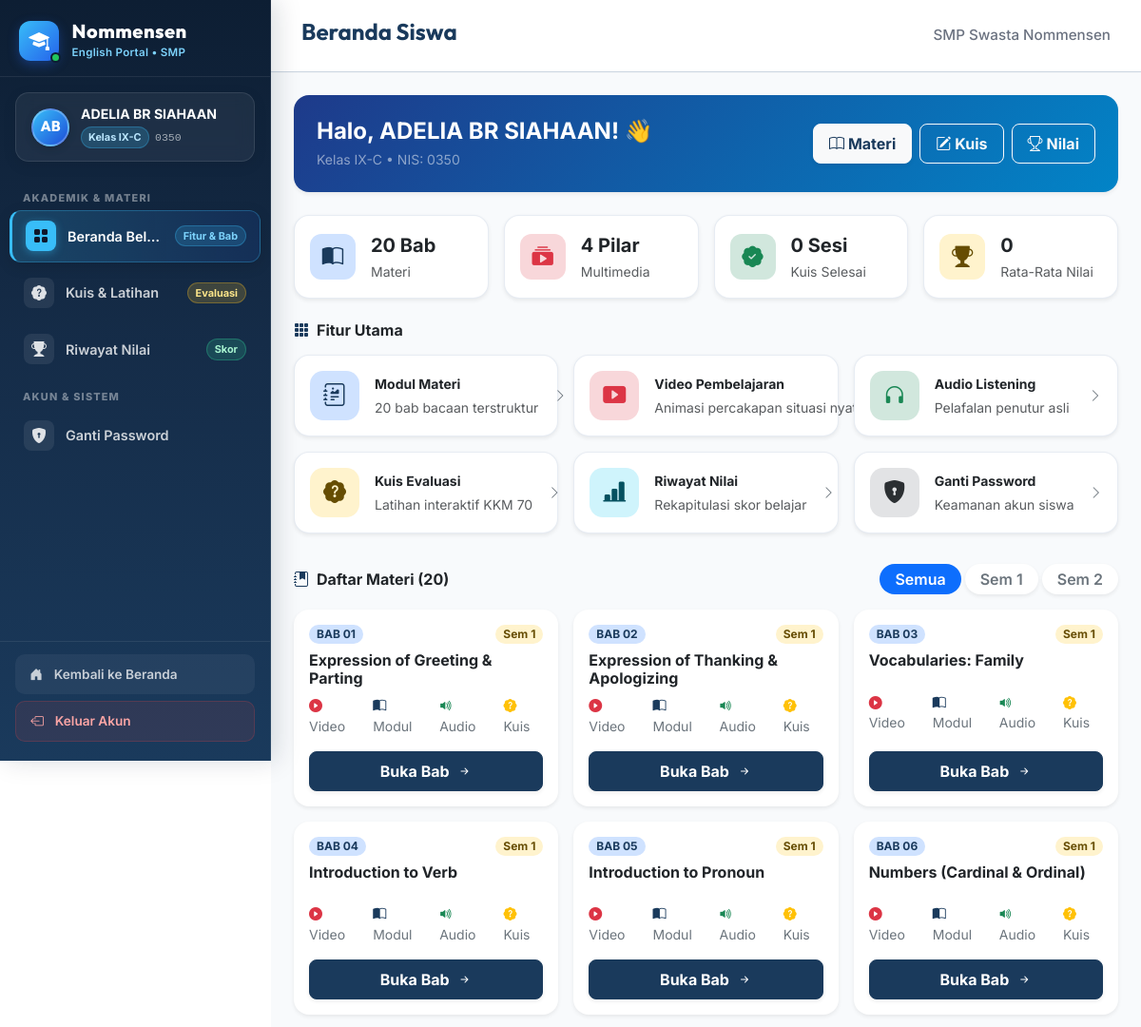
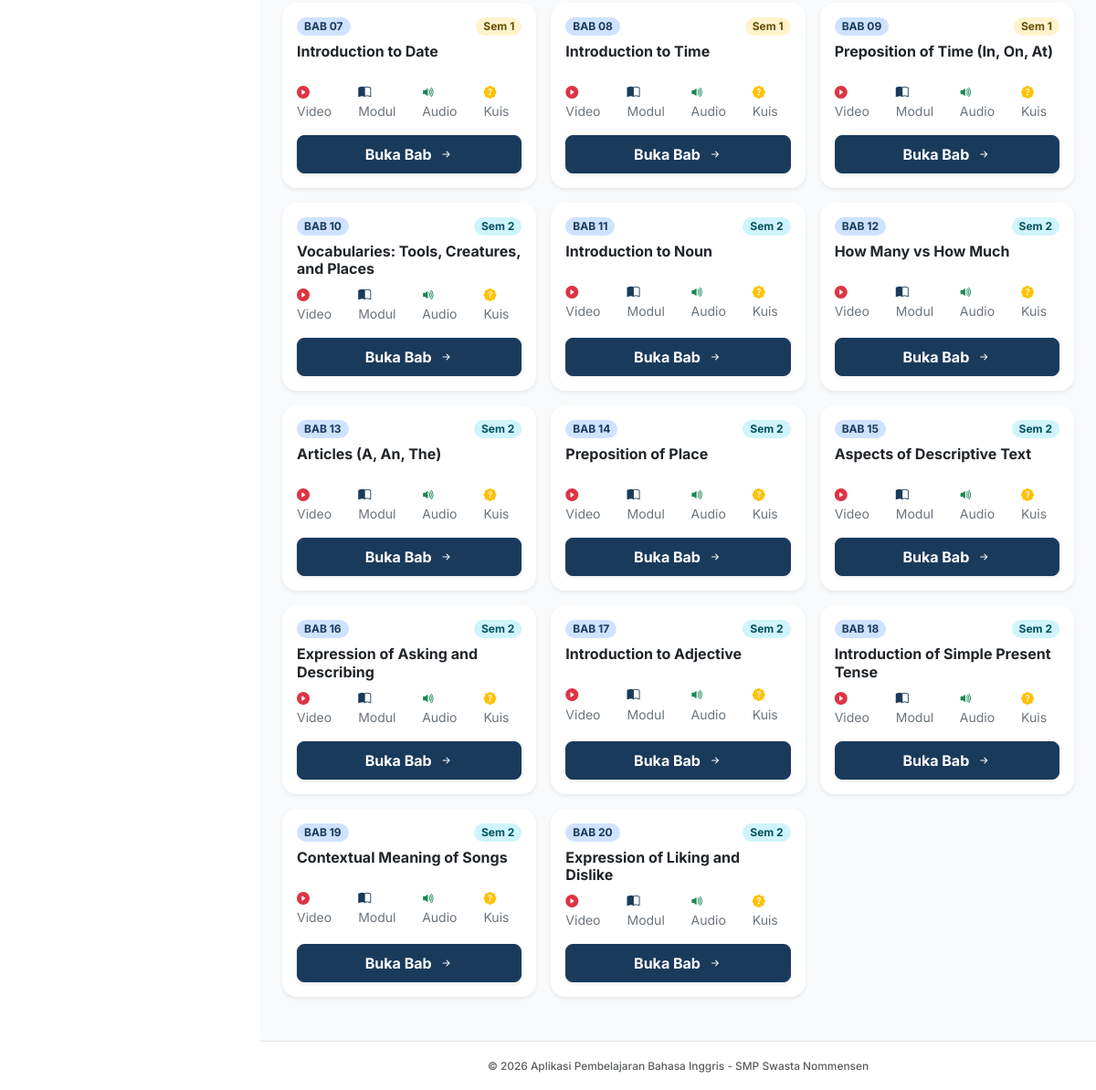
Page /siswa/menu.php (signed in) on the committed database (2 pictures, top to bottom).
### tables this page shows
CREATE TABLE `tb_materi` (
  `id_materi` int(11) NOT NULL AUTO_INCREMENT,
  `kategori` varchar(50) NOT NULL,
  `semester` tinyint(1) NOT NULL DEFAULT 1,
  `urutan` int(11) NOT NULL DEFAULT 1,
  `judul_materi` varchar(150) NOT NULL,
  `ringkasan` text DEFAULT NULL,
  `konten_teks` text DEFAULT NULL,
  `created_at` timestamp NOT NULL DEFAULT current_timestamp(),
  `id_guru` int(11) DEFAULT NULL,
  PRIMARY KEY (`id_materi`),
  KEY `id_guru` (`id_guru`),
  CONSTRAINT `tb_materi_ibfk_1` FOREIGN KEY (`id_guru`) REFERENCES `tb_guru` (`id_guru`) ON DELETE SET NULL
);

### siswa/menu.php (the view, shortened to what this page needs)
<?php
require_once '../config.php';
$id_siswa = $_SESSION['siswa_id'] ?? 0;
$filter_sem = isset($_GET['semester']) ? intval($_GET['semester']) : 0;
$sql = "
    SELECT m.*, v.file_video, k.id_kuis
    FROM tb_materi m
    LEFT JOIN tb_video v ON m.id_materi = v.id_materi
    LEFT JOIN tb_kuis k ON m.id_materi = k.id_materi
";
$sql .= " ORDER BY m.urutan ASC";
$stmt = $pdo->prepare($sql);
if ($filter_sem === 1 || $filter_sem === 2) {
    $stmt->execute(['sem' => $filter_sem]);
} else {
    $stmt->execute();
}
$materi_list = $stmt->fetchAll();
$total_all = $pdo->query("SELECT COUNT(*) FROM tb_materi")->fetchColumn();
$stmt_stats = $pdo->prepare("
    SELECT
        COUNT(*) as total_kuis_selesai,
        AVG(skor) as rata_rata_skor,
        MAX(skor) as skor_tertinggi
    FROM tb_hasil
    WHERE id_siswa = :id_siswa
");
$stmt_stats->execute(['id_siswa' => $id_siswa]);
$student_stats = $stmt_stats->fetch();
$total_kuis_selesai = $student_stats['total_kuis_selesai'] ?? 0;
$rata_rata_skor = $student_stats['rata_rata_skor'] !== null ? round($student_stats['rata_rata_skor'], 1) : 0;
require_once '../includes/header.php';
require_once '../includes/sidebar.php';
?>
<main class="siswa-main">
    <header class="siswa-header">
        <h1>Beranda Siswa</h1>
        <div class="siswa-header-school">SMP Swasta Nommensen</div>
    </header>
    <div class="siswa-content container-fluid px-3 px-md-4 py-4">
        <div class="card border-0 shadow-sm rounded-4 mb-4 text-white overflow-hidden" style="background: linear-gradient(135deg, #1e3a8a 0%, #0284c7 100%);">
            <div class="card-body p-4">
                <div class="d-flex flex-column flex-md-row align-items-md-center justify-content-between gap-3">
                    <div>
                        <h2 class="h4 fw-bold text-white mb-1">
                            Halo, <?= htmlspecialchars($_SESSION['siswa_nama']) ?>! 👋
                        </h2>
                        <div class="text-white-50 small">
                            Kelas <?= htmlspecialchars($_SESSION['siswa_kelas']) ?> &bull; NIS: <?= htmlspecialchars($_SESSION['siswa_nis']) ?>
                        </div>
                    </div>
                    <div class="d-flex flex-wrap gap-2">
                        <a href="#daftar-materi" class="btn btn-light text-primary fw-bold rounded-3 px-3 py-2 small shadow-sm">
                            <i class="bi bi-book me-1"></i>Materi
                        </a>
                        <a href="kuis.php" class="btn btn-outline-light fw-bold rounded-3 px-3 py-2 small">
                            <i class="bi bi-pencil-square me-1"></i>Kuis
                        </a>
                        <a href="riwayat.php" class="btn btn-outline-light fw-bold rounded-3 px-3 py-2 small">
                            <i class="bi bi-trophy me-1"></i>Nilai
                        </a>
                    </div>
                </div>
            </div>
        </div>
        <div class="row row-cols-2 row-cols-lg-4 g-3 mb-4">
            <div class="col">
                <div class="card stat-bento-card h-100 bg-white rounded-4 shadow-sm p-3">
                    <div class="d-flex align-items-center gap-3">
                        <div class="stat-icon-wrapper bg-primary-subtle text-primary">
                            <i class="bi bi-book-half"></i>
                        </div>
                        <div>
                            <div class="fs-5 fw-bold text-dark mb-0"><?= $total_all ?> Bab</div>
                            <small class="text-muted">Materi</small>
                        </div>
                    </div>
                </div>
            </div>
            <div class="col">
                <div class="card stat-bento-card h-100 bg-white rounded-4 shadow-sm p-3">
                    <div class="d-flex align-items-center gap-3">
                        <div class="stat-icon-wrapper bg-danger-subtle text-danger">
                            <i class="bi bi-collection-play-fill"></i>
                        </div>
                        <div>
                            <div class="fs-5 fw-bold text-dark mb-0">4 Pilar</div>
                            <small class="text-muted">Multimedia</small>
                        </div>
                    </div>
                </div>
            </div>
            <div class="col">
                <div class="card stat-bento-card h-100 bg-white rounded-4 shadow-sm p-3">
                    <div class="d-flex align-items-center gap-3">
                        <div class="stat-icon-wrapper bg-success-subtle text-success">
                            <i class="bi bi-patch-check-fill"></i>
                        </div>
                        <div>
                            <div class="fs-5 fw-bold text-dark mb-0"><?= $total_kuis_selesai ?> Sesi</div>
                            <small class="text-muted">Kuis Selesai</small>
                        </div>
                    </div>
                </div>
            </div>
            <div class="col">
                <div class="card stat-bento-card h-100 bg-white rounded-4 shadow-sm p-3">
                    <div class="d-flex align-items-center gap-3">
                        <div class="stat-icon-wrapper bg-warning-subtle text-warning-emphasis">
                            <i class="bi bi-trophy-fill"></i>
                        </div>
                        <div>
                            <div class="fs-5 fw-bold text-dark mb-0"><?= $rata_rata_skor ?></div>
                            <small class="text-muted">Rata-Rata Nilai</small>
                        </div>
                    </div>
                </div>
            </div>
        </div>
        <div class="mb-4">
            <h2 class="h6 fw-bold text-dark mb-3 d-flex align-items-center gap-2">
                <i class="bi bi-grid-3x3-gap-fill text-primary"></i>
                <span>Fitur Utama</span>
            </h2>
            <div class="row row-cols-1 row-cols-sm-2 row-cols-lg-3 g-3">
                <div class="col">
                    <a href="#daftar-materi" class="card feature-card h-100 bg-white rounded-4 shadow-sm p-3 text-decoration-none d-flex flex-row align-items-center gap-3">
                        <div class="feature-icon-box bg-primary-subtle text-primary mb-0">
                            <i class="bi bi-journal-richtext"></i>
                        </div>
                        <div class="flex-grow-1 min-w-0">
                            <div class="fw-bold text-dark small mb-1">Modul Materi</div>
                            <div class="text-muted small text-truncate">20 bab bacaan terstruktur</div>
                        </div>
                        <i class="bi bi-chevron-right text-secondary small"></i>
                    </a>
                </div>
                <div class="col">
                    <a href="#daftar-materi" class="card feature-card h-100 bg-white rounded-4 shadow-sm p-3 text-decoration-none d-flex flex-row align-items-center gap-3">
                        <div class="feature-icon-box bg-danger-subtle text-danger mb-0">
                            <i class="bi bi-play-btn-fill"></i>
                        </div>
                        <div class="flex-grow-1 min-w-0">
                            <div class="fw-bold text-dark small mb-1">Video Pembelajaran</div>
                            <div class="text-muted small text-truncate">Animasi percakapan situasi nyata</div>
                        </div>
                    </a>
                </div>
                <div class="col">
                    <a href="#daftar-materi" class="card feature-card h-100 bg-white rounded-4 shadow-sm p-3 text-decoration-none d-flex flex-row align-items-center gap-3">
                        <div class="feature-icon-box bg-success-subtle text-success mb-0">
                            <i class="bi bi-headphones"></i>
                        </div>
                        <div class="flex-grow-1 min-w-0">
                            <div class="fw-bold text-dark small mb-1">Audio Listening</div>
                            <div class="text-muted small text-truncate">Pelafalan penutur asli</div>
                        </div>
                        <i class="bi bi-chevron-right text-secondary small"></i>
                    </a>
                </div>
                <div class="col">
                    <a href="kuis.php" class="card feature-card h-100 bg-white rounded-4 shadow-sm p-3 text-decoration-none d-flex flex-row align-items-center gap-3">
                        <div class="feature-icon-box bg-warning-subtle text-warning-emphasis mb-0">
                            <i class="bi bi-patch-question-fill"></i>
                        </div>
                        <div class="flex-grow-1 min-w-0">
                            <div class="fw-bold text-dark small mb-1">Kuis Evaluasi</div>
                            <div class="text-muted small text-truncate">Latihan interaktif KKM 70</div>
                        </div>
                        <i class="bi bi-chevron-right text-secondary small"></i>
                    </a>
                </div>
                <div class="col">
                    <a href="riwayat.php" class="card feature-card h-100 bg-white rounded-4 shadow-sm p-3 text-decoration-none d-flex flex-row align-items-center gap-3">
                        <div class="feature-icon-box bg-info-subtle text-info-emphasis mb-0">
                            <i class="bi bi-bar-chart-line-fill"></i>
                        </div>
                        <div class="flex-grow-1 min-w-0">
                            <div class="fw-bold text-dark small mb-1">Riwayat Nilai</div>
                            <div class="text-muted small text-truncate">Rekapitulasi skor belajar</div>
                        </div>
                        <i class="bi bi-chevron-right text-secondary small"></i>
                    </a>
                </div>
                <div class="col">
                    <a href="ganti_password.php" class="card feature-card h-100 bg-white rounded-4 shadow-sm p-3 text-decoration-none d-flex flex-row align-items-center gap-3">
                        <div class="feature-icon-box bg-secondary-subtle text-secondary-emphasis mb-0">
                            <i class="bi bi-shield-lock-fill"></i>
                        </div>
                        <div class="flex-grow-1 min-w-0">
                            <div class="fw-bold text-dark small mb-1">Ganti Password</div>
                            <div class="text-muted small text-truncate">Keamanan akun siswa</div>
                        </div>
                        <i class="bi bi-chevron-right text-secondary small"></i>
                    </a>
                </div>
            </div>
        </div>
        <div class="mb-4 pt-2" id="daftar-materi">
            <div class="d-flex align-items-center justify-content-between flex-wrap gap-2 mb-3">
                <h2 class="h6 fw-bold text-dark mb-0 d-flex align-items-center gap-2">
                    <i class="bi bi-journal-bookmark-fill text-primary"></i>
                    <span>Daftar Materi (<?= $total_all ?>)</span>
                </h2>
                <ul class="nav nav-pills gap-1">
                    <li class="nav-item">
                        <a href="menu.php#daftar-materi" class="nav-link rounded-pill px-3 py-1 small fw-semibold <?= $filter_sem === 0 ? 'active' : 'bg-white text-secondary shadow-sm' ?>">
                            Semua
                        </a>
                    </li>
                    <li class="nav-item">
                        <a href="menu.php?semester=1#daftar-materi" class="nav-link rounded-pill px-3 py-1 small fw-semibold <?= $filter_sem === 1 ? 'active' : 'bg-white text-secondary shadow-sm' ?>">
                            Sem 1
                        </a>
                    </li>
                    <li class="nav-item">
                        <a href="menu.php?semester=2#daftar-materi" class="nav-link rounded-pill px-3 py-1 small fw-semibold <?= $filter_sem === 2 ? 'active' : 'bg-white text-secondary shadow-sm' ?>">
                            Sem 2
                        </a>
                    </li>
                </ul>
            </div>
            <?php if (empty($materi_list)): ?>
                <div class="alert alert-light border border-dashed rounded-4 p-4 text-center text-muted shadow-sm">
                    Belum ada materi untuk semester ini.
                </div>
            <?php else: ?>
                <div class="row row-cols-1 row-cols-md-2 row-cols-xl-3 g-3">
                    <?php foreach ($materi_list as $m): ?>
                        <div class="col">
                            <div class="card h-100 border-0 shadow-sm rounded-4 bg-white p-3 d-flex flex-column justify-content-between">
                                <div>
                                    <div class="d-flex justify-content-between align-items-center mb-2">
                                        <span class="badge bg-primary-subtle text-primary fw-bold rounded-pill px-2 py-1 small">
                                            BAB <?= sprintf("%02d", $m['urutan']) ?>
                                        </span>
                                        <span class="badge <?= $m['semester'] == 1 ? 'bg-warning-subtle text-warning-emphasis' : 'bg-info-subtle text-info-emphasis' ?> rounded-pill px-2 py-1 small">
                                            Sem <?= htmlspecialchars($m['semester']) ?>
                                        </span>
                                    </div>
                                    <h3 class="h6 fw-bold text-dark mb-2" style="min-height: 2.2rem;">
                                        <?= htmlspecialchars($m['judul_materi']) ?>
                                    </h3>
                                    <div class="d-flex align-items-center gap-3 text-secondary small mb-3">
                                        <span title="Tersedia Video"><i class="bi bi-play-circle-fill text-danger me-1"></i>Video</span>
                                        <span title="Tersedia Modul"><i class="bi bi-book-half text-primary me-1"></i>Modul</span>
                                        <span title="Tersedia Audio"><i class="bi bi-volume-up-fill text-success me-1"></i>Audio</span>
                                        <span title="Tersedia Kuis"><i class="bi bi-patch-question-fill text-warning me-1"></i>Kuis</span>
                                    </div>
                                </div>
                                <a href="materi_detail.php?id=<?= $m['id_materi'] ?>" class="btn btn-primary w-100 rounded-3 fw-bold py-2 small shadow-sm d-flex align-items-center justify-content-center gap-2">
                                    <span>Buka Bab</span>
                                    <i class="bi bi-arrow-right-short"></i>
                                </a>
                            </div>
                        </div>
                    <?php endforeach; ?>
                </div>
            <?php endif; ?>
        </div>
    </div>
<?php require_once '../includes/footer.php'; ?>

### rows in the picture
tb_materi: urutan "01", semester "1", judul_materi "Expression of Greeting & Parting"
tb_materi: urutan "02", semester "1", judul_materi "Expression of Thanking & Apologizing"
tb_materi: urutan "03", semester "1", judul_materi "Vocabularies: Family"
tb_materi: urutan "04", semester "1", judul_materi "Introduction to Verb"
tb_materi: urutan "05", semester "1", judul_materi "Introduction to Pronoun"
tb_materi: urutan "06", semester "1", judul_materi "Numbers (Cardinal & Ordinal)"
tb_materi: urutan "07", semester "1", judul_materi "Introduction to Date"
tb_materi: urutan "08", semester "1", judul_materi "Introduction to Time"
tb_materi: urutan "09", semester "1", judul_materi "Preposition of Time (In, On, At)"
tb_materi: urutan "10", semester "2", judul_materi "Vocabularies: Tools, Creatures, and Places"
tb_materi: urutan "11", semester "2", judul_materi "Introduction to Noun"
tb_materi: urutan "12", semester "2", judul_materi "How Many vs How Much"
tb_materi: urutan "13", semester "2", judul_materi "Articles (A, An, The)"
tb_materi: urutan "14", semester "2", judul_materi "Preposition of Place"
tb_materi: urutan "15", semester "2", judul_materi "Aspects of Descriptive Text"
tb_materi: urutan "16", semester "2", judul_materi "Expression of Asking and Describing"
tb_materi: urutan "17", semester "2", judul_materi "Introduction to Adjective"
tb_materi: urutan "18", semester "2", judul_materi "Introduction of Simple Present Tense"
tb_materi: urutan "19", semester "2", judul_materi "Contextual Meaning of Songs"
tb_materi: urutan "20", semester "2", judul_materi "Expression of Liking and Dislike"

### other values in the picture
$initials "AB"
$nama_siswa "ADELIA BR SIAHAAN"
$kelas_siswa "IX-C"
$nis_siswa "0350"
$_SESSION['siswa_nama'] "ADELIA BR SIAHAAN"
$_SESSION['siswa_kelas'] "IX-C"
$_SESSION['siswa_nis'] "0350"
$total_all "20"
$total_kuis_selesai "0"
$rata_rata_skor "0"
